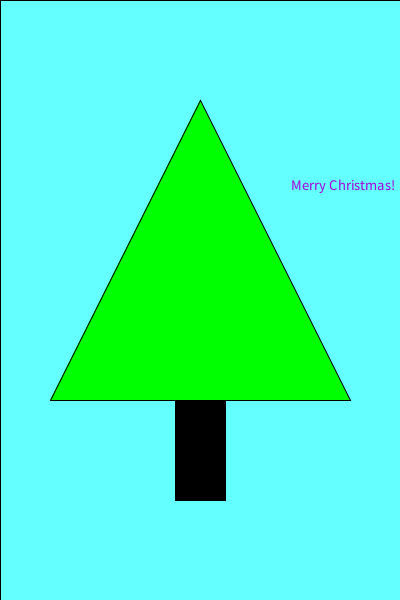
Frame 1 (no input)
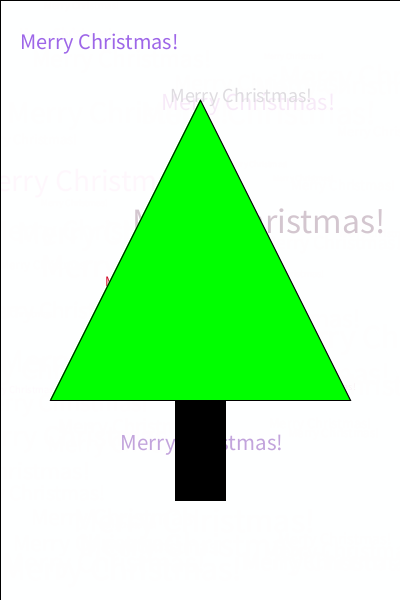
Frame 60 (the mouse pressed at the canvas centre just before this capture)
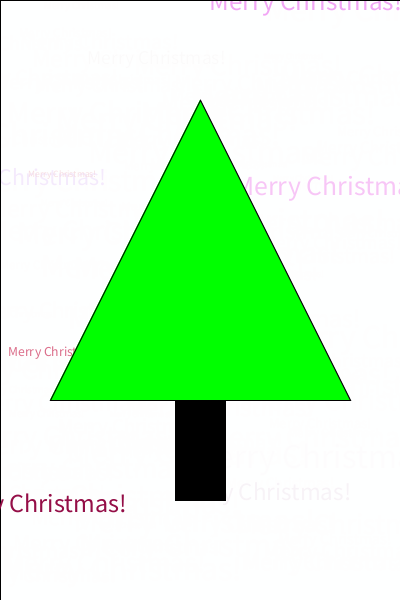
Frame 120 (the mouse held since frame 60 and released just before this capture)

The Processing sketch that drew these frames (run headless with seeded random() and noise(); from frame 60 on, the mouse is pressed at the canvas centre):

// Processing sketch: processing_48888
// ── processing_48888.pde

void setup()
{
  size(400, 600) ;
  background( 0, 255, 255) ;
  smooth();
  textAlign(CENTER) ;
  frameRate(50);
}

void draw()
{
  frameRate(5);
  fill(255, 255, 255, 100) ;
  rect(0, 0, width, height) ;
  fill(random(255),random(15),random(235)) ;
  textSize(random(8, 36)) ;
  text( "Merry Christmas!", random(400), random(600)) ;
  fill(0,255,0);
  triangle(200,100, 50,400, 350,400);
  fill(0,0,0);
  quad(175,400, 175,500, 225,500, 225,400);

}

void mousePressed()
{
  background(random(0), random(255), random(255));
}

void keyPressed()
{
  fill(random(255), random(255), random(255));
  save("snapshot.jpg");
}
